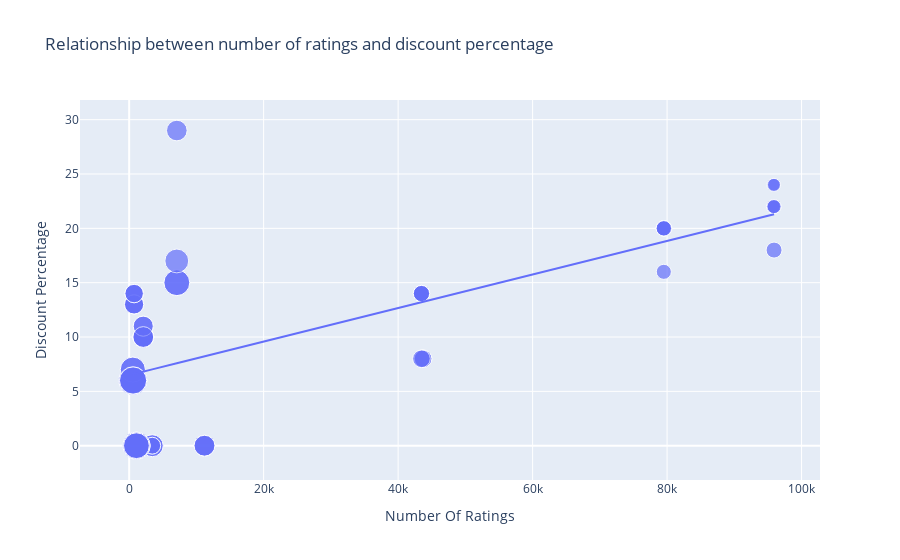

Source (notebook cell):
### Markdown cell above
What is the relationship between Discount Percentage and the number of ratings on the Iphones of flipkart?

### Code cell
figure= px.scatter(data_frame = data ,x ='Number Of Ratings',y='Discount Percentage'
                   ,size='Sale Price',trendline='ols',title='Relationship between number of ratings and discount percentage')
figure.show()

### Figure 1 — Plotly figure (JSON) as saved in the notebook; plotly's stock layout.template omitted (floating-point values rounded to 4 significant figures)
{"data": [{"hovertemplate": "Number Of Ratings=%{x}<br>Discount Percentage=%{y}<br>Sale Price=%{marker.size}<extra></extra>", "legendgroup": "", "marker": {"color": "#636efa", "size": [49900, 84900, 84900, 77000, 77000, 49900, 49900, 77000, 89900, 41999, 39999, 41999, 41999, 41999, 131900, 117100, 131900, 117100, 74999, 117900, 117100, 117900, 99900, 44999, 140900, 130900, 64900, 120900, 59900, 75900, 110900, 130900, 120900, 64900, 64900, 75900, 75900, 120900, 59900, 120900, 75900, 140900, 70900, 70900, 75900, 59900, 110900, 120900, 130900, 130900, 54999, 54999, 29999, 34999, 34999, 34999, 54999, 29999, 46999, 46999, 46999, 46999], "sizemode": "area", "sizeref": 352.2, "symbol": "circle"}, "mode": "markers", "name": "", "orientation": "v", "showlegend": false, "type": "scatter", "x": [3431, 3431, 3431, 11202, 11202, 3431, 3431, 11202, 1454, 79512, 79512, 79582, 79512, 79512, 1078, 1078, 1078, 1078, 7088, 7088, 1078, 7088, 7081, 95909, 542, 580, 740, 545, 740, 2101, 545, 580, 580, 730, 730, 2101, 2101, 580, 740, 580, 2092, 545, 2101, 2092, 2101, 740, 545, 580, 580, 580, 43707, 43707, 95807, 95909, 95807, 95909, 43470, 95909, 43470, 43470, 43470, 43470], "xaxis": "x", "y": [0, 0, 0, 0, 0, 0, 0, 0, 0, 20, 16, 20, 20, 20, 0, 0, 0, 0, 29, 15, 0, 15, 17, 18, 6, 6, 13, 6, 14, 10, 7, 6, 6, 13, 13, 10, 10, 6, 14, 6, 10, 6, 11, 11, 10, 14, 7, 6, 6, 6, 8, 8, 24, 22, 22, 22, 8, 24, 14, 14, 14, 14], "yaxis": "y"}, {"hovertemplate": "<b>OLS trendline</b><br>Discount Percentage = 0.000154292 * Number Of Ratings + 6.49233<br>R<sup>2</sup>=0.468988<br><br>Number Of Ratings=%{x}<br>Discount Percentage=%{y} <b>(trend)</b><extra></extra>", "legendgroup": "", "marker": {"color": "#636efa", "symbol": "circle"}, "mode": "lines", "name": "", "showlegend": false, "type": "scatter", "x": [542, 545, 545, 545, 545, 580, 580, 580, 580, 580, 580, 580, 580, 730, 730, 740, 740, 740, 740, 1078, 1078, 1078, 1078, 1078, 1454, 2092, 2092, 2101, 2101, 2101, 2101, 2101, 3431, 3431, 3431, 3431, 3431, 7081, 7088, 7088, 7088, 11202, 11202, 11202, 43470, 43470, 43470, 43470, 43470, 43707, 43707, 79512, 79512, 79512, 79512, 79582, 95807, 95807, 95909, 95909, 95909, 95909], "xaxis": "x", "y": [6.576, 6.576, 6.576, 6.576, 6.576, 6.582, 6.582, 6.582, 6.582, 6.582, 6.582, 6.582, 6.582, 6.605, 6.605, 6.607, 6.607, 6.607, 6.607, 6.659, 6.659, 6.659, 6.659, 6.659, 6.717, 6.815, 6.815, 6.816, 6.816, 6.816, 6.816, 6.816, 7.022, 7.022, 7.022, 7.022, 7.022, 7.585, 7.586, 7.586, 7.586, 8.221, 8.221, 8.221, 13.2, 13.2, 13.2, 13.2, 13.2, 13.24, 13.24, 18.76, 18.76, 18.76, 18.76, 18.77, 21.27, 21.27, 21.29, 21.29, 21.29, 21.29], "yaxis": "y"}], "layout": {"legend": {"itemsizing": "constant", "tracegroupgap": 0}, "title": {"text": "Relationship between number of ratings and discount percentage"}, "xaxis": {"anchor": "y", "domain": [0, 1], "title": {"text": "Number Of Ratings"}}, "yaxis": {"anchor": "x", "domain": [0, 1], "title": {"text": "Discount Percentage"}}}}
